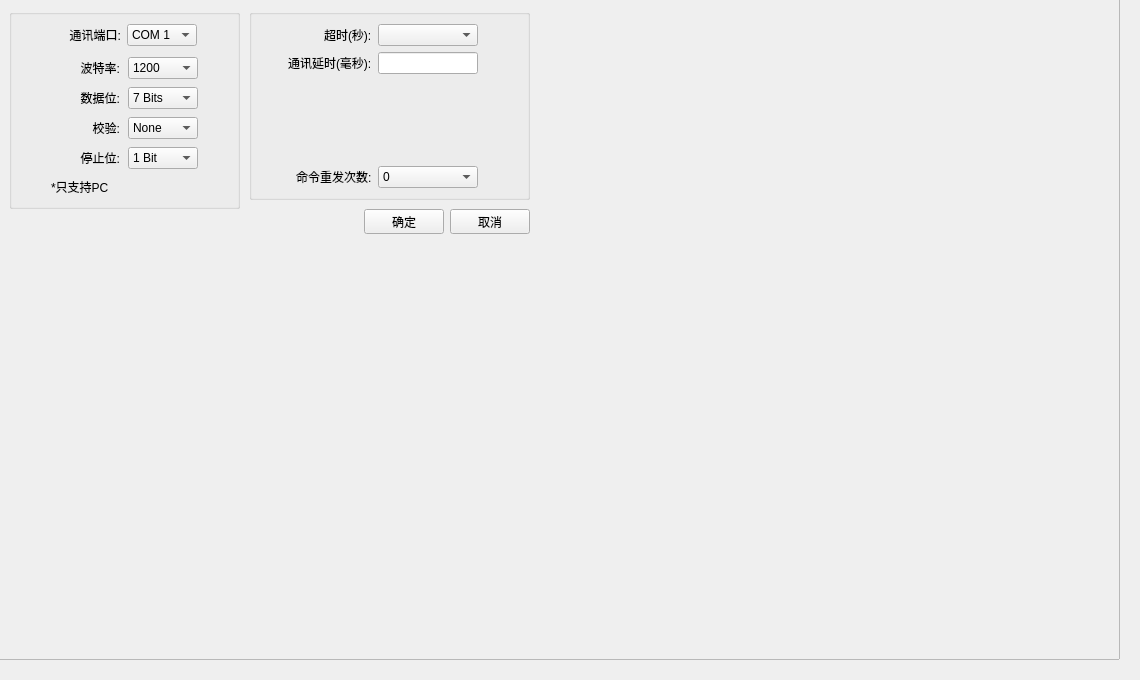
     <widget class="QWidget" name="ComConfigPage">
      <widget class="QFrame" name="frame_3">
       <property name="geometry">
        <rect>
         <x>-11</x>
         <y>-11</y>
         <width>1131</width>
         <height>671</height>
        </rect>
       </property>
       <property name="styleSheet">
        <string notr="true"/>
       </property>
       <property name="frameShape">
        <enum>QFrame::StyledPanel</enum>
       </property>
       <property name="frameShadow">
        <enum>QFrame::Raised</enum>
       </property>
       <widget class="QGroupBox" name="groupBox_5">
        <property name="geometry">
         <rect>
          <x>20</x>
          <y>20</y>
          <width>231</width>
          <height>200</height>
         </rect>
        </property>
        <property name="title">
         <string/>
        </property>
        <layout class="QVBoxLayout" name="verticalLayout_14">
         <item>
          <layout class="QHBoxLayout" name="horizontalLayout_14">
           <item>
            <spacer name="horizontalSpacer_20">
             <property name="orientation">
              <enum>Qt::Horizontal</enum>
             </property>
             <property name="sizeHint" stdset="0">
              <size>
               <width>40</width>
               <height>20</height>
              </size>
             </property>
            </spacer>
           </item>
           <item>
            <widget class="QLabel" name="label_5">
             <property name="minimumSize">
              <size>
               <width>70</width>
               <height>0</height>
              </size>
             </property>
             <property name="maximumSize">
              <size>
               <width>70</width>
               <height>16777203</height>
              </size>
             </property>
             <property name="text">
              <string>通讯端口:</string>
             </property>
             <property name="alignment">
              <set>Qt::AlignRight|Qt::AlignTrailing|Qt::AlignVCenter</set>
             </property>
            </widget>
           </item>
           <item>
            <widget class="QComboBox" name="CommunicationPort">
             <property name="minimumSize">
              <size>
               <width>70</width>
               <height>0</height>
              </size>
             </property>
             <property name="maximumSize">
              <size>
               <width>70</width>
               <height>16777215</height>
              </size>
             </property>
             <item>
              <property name="text">
               <string>COM 1</string>
              </property>
             </item>
             <item>
              <property name="text">
               <string>COM 2</string>
              </property>
             </item>
             <item>
              <property name="text">
               <string>COM 3</string>
              </property>
             </item>
             <item>
              <property name="text">
               <string>COM 4</string>
              </property>
             </item>
             <item>
              <property name="text">
               <string>COM 5</string>
              </property>
             </item>
             <item>
              <property name="text">
               <string>COM 6</string>
              </property>
             </item>
             <item>
              <property name="text">
               <string>COM 7</string>
              </property>
             </item>
             <item>
              <property name="text">
               <string>COM 8</string>
              </property>
             </item>
             <item>
              <property name="text">
               <string>COM 9</string>
              </property>
             </item>
            </widget>
           </item>
           <item>
            <spacer name="horizontalSpacer_21">
             <property name="orientation">
              <enum>Qt::Horizontal</enum>
             </property>
             <property name="sizeHint" stdset="0">
              <size>
               <width>40</width>
               <height>20</height>
              </size>
             </property>
            </spacer>
           </item>
          </layout>
         </item>
         <item>
          <spacer name="verticalSpacer_5">
           <property name="orientation">
            <enum>Qt::Vertical</enum>
           </property>
           <property name="sizeHint" stdset="0">
            <size>
             <width>20</width>
             <height>40</height>
            </size>
           </property>
          </spacer>
         </item>
         <item>
          <widget class="QWidget" name="ComInfoConfigWidget" native="true">
           <layout class="QVBoxLayout" name="verticalLayout_12">
            <property name="spacing">
             <number>8</number>
            </property>
            <property name="leftMargin">
             <number>0</number>
            </property>
            <property name="topMargin">
             <number>0</number>
            </property>
            <property name="rightMargin">
             <number>0</number>
            </property>
            <property name="bottomMargin">
             <number>0</number>
            </property>
            <item>
             <layout class="QHBoxLayout" name="horizontalLayout_20">
              <item>
               <spacer name="horizontalSpacer_26">
                <property name="orientation">
                 <enum>Qt::Horizontal</enum>
                </property>
                <property name="sizeHint" stdset="0">
                 <size>
                  <width>40</width>
                  <height>20</height>
                 </size>
                </property>
               </spacer>
              </item>
              <item>
               <widget class="QLabel" name="label_8">
                <property name="minimumSize">
                 <size>
                  <width>70</width>
                  <height>0</height>
                 </size>
                </property>
                <property name="maximumSize">
                 <size>
                  <width>70</width>
                  <height>16777203</height>
                 </size>
                </property>
                <property name="text">
                 <string>波特率:</string>
                </property>
                <property name="alignment">
                 <set>Qt::AlignRight|Qt::AlignTrailing|Qt::AlignVCenter</set>
                </property>
               </widget>
              </item>
              <item>
               <widget class="QComboBox" name="BaudRateCombox">
                <property name="minimumSize">
                 <size>
                  <width>70</width>
                  <height>0</height>
                 </size>
                </property>
                <property name="maximumSize">
                 <size>
                  <width>70</width>
                  <height>16777215</height>
                 </size>
                </property>
                <item>
                 <property name="text">
                  <string>1200</string>
                 </property>
                </item>
                <item>
                 <property name="text">
                  <string>2400</string>
                 </property>
                </item>
                <item>
                 <property name="text">
                  <string>4800</string>
                 </property>
                </item>
                <item>
                 <property name="text">
                  <string>9600</string>
                 </property>
                </item>
                <item>
                 <property name="text">
                  <string>14400</string>
                 </property>
                </item>
                <item>
                 <property name="text">
                  <string>19200</string>
                 </property>
                </item>
                <item>
                 <property name="text">
                  <string>28800</string>
                 </property>
                </item>
                <item>
                 <property name="text">
                  <string>38400</string>
                 </property>
                </item>
                <item>
                 <property name="text">
                  <string>57600</string>
                 </property>
                </item>
                <item>
                 <property name="text">
                  <string>76800</string>
                 </property>
                </item>
                <item>
                 <property name="text">
                  <string>115200</string>
                 </property>
                </item>
                <item>
                 <property name="text">
                  <string>187.5k</string>
                 </property>
                </item>
               </widget>
              </item>
              <item>
               <spacer name="horizontalSpacer_27">
                <property name="orientation">
                 <enum>Qt::Horizontal</enum>
                </property>
                <property name="sizeHint" stdset="0">
                 <size>
                  <width>40</width>
                  <height>20</height>
                 </size>
                </property>
               </spacer>
              </item>
             </layout>
            </item>
            <item>
             <layout class="QHBoxLayout" name="horizontalLayout_21">
              <item>
               <spacer name="horizontalSpacer_28">
                <property name="orientation">
                 <enum>Qt::Horizontal</enum>
                </property>
                <property name="sizeHint" stdset="0">
                 <size>
                  <width>40</width>
                  <height>20</height>
                 </size>
                </property>
               </spacer>
              </item>
              <item>
               <widget class="QLabel" name="label_9">
                <property name="minimumSize">
                 <size>
                  <width>70</width>
                  <height>0</height>
                 </size>
                </property>
                <property name="maximumSize">
                 <size>
                  <width>70</width>
                  <height>16777203</height>
                 </size>
                </property>
                <property name="text">
                 <string>数据位:</string>
                </property>
                <property name="alignment">
                 <set>Qt::AlignRight|Qt::AlignTrailing|Qt::AlignVCenter</set>
                </property>
               </widget>
              </item>
              <item>
               <widget class="QComboBox" name="DataBitCombox">
                <property name="minimumSize">
                 <size>
                  <width>70</width>
                  <height>0</height>
                 </size>
                </property>
                <property name="maximumSize">
                 <size>
                  <width>70</width>
                  <height>16777215</height>
                 </size>
                </property>
                <item>
                 <property name="text">
                  <string>7 Bits</string>
                 </property>
                </item>
                <item>
                 <property name="text">
                  <string>8 Bits</string>
                 </property>
                </item>
               </widget>
              </item>
              <item>
               <spacer name="horizontalSpacer_29">
                <property name="orientation">
                 <enum>Qt::Horizontal</enum>
                </property>
                <property name="sizeHint" stdset="0">
                 <size>
                  <width>40</width>
                  <height>20</height>
                 </size>
                </property>
               </spacer>
              </item>
             </layout>
            </item>
            <item>
             <layout class="QHBoxLayout" name="horizontalLayout_22">
              <item>
               <spacer name="horizontalSpacer_30">
                <property name="orientation">
                 <enum>Qt::Horizontal</enum>
                </property>
                <property name="sizeHint" stdset="0">
                 <size>
                  <width>40</width>
                  <height>20</height>
                 </size>
                </property>
               </spacer>
              </item>
              <item>
               <widget class="QLabel" name="label_10">
                <property name="minimumSize">
                 <size>
                  <width>70</width>
                  <height>0</height>
                 </size>
                </property>
                <property name="maximumSize">
                 <size>
                  <width>70</width>
                  <height>16777203</height>
                 </size>
                </property>
                <property name="text">
                 <string>校验:</string>
                </property>
                <property name="alignment">
                 <set>Qt::AlignRight|Qt::AlignTrailing|Qt::AlignVCenter</set>
                </property>
               </widget>
              </item>
              <item>
               <widget class="QComboBox" name="CheckBitCombox">
                <property name="minimumSize">
                 <size>
                  <width>70</width>
                  <height>0</height>
                 </size>
                </property>
                <property name="maximumSize">
                 <size>
                  <width>70</width>
                  <height>16777215</height>
                 </size>
                </property>
                <item>
                 <property name="text">
                  <string>None</string>
                 </property>
                </item>
                <item>
                 <property name="text">
                  <string>Even</string>
                 </property>
                </item>
                <item>
                 <property name="text">
                  <string>Once</string>
                 </property>
                </item>
               </widget>
              </item>
              <item>
               <spacer name="horizontalSpacer_31">
                <property name="orientation">
                 <enum>Qt::Horizontal</enum>
                </property>
                <property name="sizeHint" stdset="0">
                 <size>
                  <width>40</width>
                  <height>20</height>
                 </size>
                </property>
               </spacer>
              </item>
             </layout>
            </item>
            <item>
             <layout class="QHBoxLayout" name="horizontalLayout_23">
              <item>
               <spacer name="horizontalSpacer_32">
                <property name="orientation">
                 <enum>Qt::Horizontal</enum>
                </property>
                <property name="sizeHint" stdset="0">
                 <size>
                  <width>40</width>
                  <height>20</height>
                 </size>
                </property>
               </spacer>
              </item>
              <item>
               <widget class="QLabel" name="label_11">
                <property name="minimumSize">
                 <size>
                  <width>70</width>
                  <height>0</height>
                 </size>
                </property>
                <property name="maximumSize">
                 <size>
                  <width>70</width>
                  <height>16777203</height>
                 </size>
                </property>
                <property name="text">
                 <string>停止位:</string>
                </property>
                <property name="alignment">
                 <set>Qt::AlignRight|Qt::AlignTrailing|Qt::AlignVCenter</set>
                </property>
               </widget>
              </item>
              <item>
               <widget class="QComboBox" name="StopBitCombox">
                <property name="minimumSize">
                 <size>
                  <width>70</width>
                  <height>0</height>
                 </size>
                </property>
                <property name="maximumSize">
                 <size>
                  <width>70</width>
                  <height>16777215</height>
                 </size>
                </property>
                <item>
                 <property name="text">
                  <string>1 Bit</string>
                 </property>
                </item>
                <item>
                 <property name="text">
                  <string>2 Bits</string>
                 </property>
                </item>
               </widget>
              </item>
              <item>
               <spacer name="horizontalSpacer_33">
                <property name="orientation">
                 <enum>Qt::Horizontal</enum>
                </property>
                <property name="sizeHint" stdset="0">
                 <size>
                  <width>40</width>
                  <height>20</height>
                 </size>
                </property>
               </spacer>
              </item>
             </layout>
            </item>
            <item>
             <layout class="QHBoxLayout" name="horizontalLayout_24">
              <item>
               <spacer name="horizontalSpacer_34">
                <property name="orientation">
                 <enum>Qt::Horizontal</enum>
                </property>
                <property name="sizeType">
                 <enum>QSizePolicy::Fixed</enum>
                </property>
                <property name="sizeHint" stdset="0">
                 <size>
                  <width>30</width>
                  <height>20</height>
                 </size>
                </property>
               </spacer>
              </item>
              <item>
               <widget class="QLabel" name="label_12">
                <property name="text">
                 <string>*只支持PC</string>
                </property>
               </widget>
              </item>
              <item>
               <spacer name="horizontalSpacer_35">
                <property name="orientation">
                 <enum>Qt::Horizontal</enum>
                </property>
                <property name="sizeHint" stdset="0">
                 <size>
                  <width>40</width>
                  <height>20</height>
                 </size>
                </property>
               </spacer>
              </item>
             </layout>
            </item>
           </layout>
          </widget>
         </item>
        </layout>
       </widget>
       <widget class="QGroupBox" name="CommOverTimeGroupbox">
        <property name="geometry">
         <rect>
          <x>260</x>
          <y>20</y>
          <width>281</width>
          <height>191</height>
         </rect>
        </property>
        <property name="title">
         <string/>
        </property>
        <layout class="QVBoxLayout" name="verticalLayout_13">
         <item>
          <layout class="QHBoxLayout" name="horizontalLayout_25">
           <item>
            <spacer name="horizontalSpacer_36">
             <property name="orientation">
              <enum>Qt::Horizontal</enum>
             </property>
             <property name="sizeHint" stdset="0">
              <size>
               <width>40</width>
               <height>20</height>
              </size>
             </property>
            </spacer>
           </item>
           <item>
            <widget class="QLabel" name="label_13">
             <property name="text">
              <string>超时(秒):</string>
             </property>
            </widget>
           </item>
           <item>
            <widget class="QComboBox" name="OvertimeCombox">
             <property name="minimumSize">
              <size>
               <width>100</width>
               <height>0</height>
              </size>
             </property>
             <property name="maximumSize">
              <size>
               <width>100</width>
               <height>16777215</height>
              </size>
             </property>
            </widget>
           </item>
           <item>
            <spacer name="horizontalSpacer_37">
             <property name="orientation">
              <enum>Qt::Horizontal</enum>
             </property>
             <property name="sizeType">
              <enum>QSizePolicy::Fixed</enum>
             </property>
             <property name="sizeHint" stdset="0">
              <size>
               <width>40</width>
               <height>20</height>
              </size>
             </property>
            </spacer>
           </item>
          </layout>
         </item>
         <item>
          <layout class="QHBoxLayout" name="horizontalLayout_26">
           <item>
            <spacer name="horizontalSpacer_38">
             <property name="orientation">
              <enum>Qt::Horizontal</enum>
             </property>
             <property name="sizeHint" stdset="0">
              <size>
               <width>40</width>
               <height>20</height>
              </size>
             </property>
            </spacer>
           </item>
           <item>
            <widget class="QLabel" name="label_14">
             <property name="text">
              <string>通讯延时(毫秒):</string>
             </property>
            </widget>
           </item>
           <item>
            <widget class="QLineEdit" name="CommunicateDelayTime">
             <property name="minimumSize">
              <size>
               <width>100</width>
               <height>0</height>
              </size>
             </property>
             <property name="maximumSize">
              <size>
               <width>100</width>
               <height>16777215</height>
              </size>
             </property>
            </widget>
           </item>
           <item>
            <spacer name="horizontalSpacer_39">
             <property name="orientation">
              <enum>Qt::Horizontal</enum>
             </property>
             <property name="sizeType">
              <enum>QSizePolicy::Fixed</enum>
             </property>
             <property name="sizeHint" stdset="0">
              <size>
               <width>40</width>
               <height>20</height>
              </size>
             </property>
            </spacer>
           </item>
          </layout>
         </item>
         <item>
          <spacer name="verticalSpacer_2">
           <property name="orientation">
            <enum>Qt::Vertical</enum>
           </property>
           <property name="sizeHint" stdset="0">
            <size>
             <width>20</width>
             <height>84</height>
            </size>
           </property>
          </spacer>
         </item>
         <item>
          <layout class="QHBoxLayout" name="horizontalLayout_27">
           <item>
            <spacer name="horizontalSpacer_40">
             <property name="orientation">
              <enum>Qt::Horizontal</enum>
             </property>
             <property name="sizeHint" stdset="0">
              <size>
               <width>40</width>
               <height>20</height>
              </size>
             </property>
            </spacer>
           </item>
           <item>
            <widget class="QLabel" name="label_15">
             <property name="text">
              <string>命令重发次数:</string>
             </property>
            </widget>
           </item>
           <item>
            <widget class="QComboBox" name="CommandResendTimes">
             <property name="minimumSize">
              <size>
               <width>100</width>
               <height>0</height>
              </size>
             </property>
             <property name="maximumSize">
              <size>
               <width>100</width>
               <height>16777215</height>
              </size>
             </property>
             <item>
              <property name="text">
               <string>0</string>
              </property>
             </item>
             <item>
              <property name="text">
               <string>1</string>
              </property>
             </item>
             <item>
              <property name="text">
               <string>2</string>
              </property>
             </item>
             <item>
              <property name="text">
               <string>3</string>
              </property>
             </item>
            </widget>
           </item>
           <item>
            <spacer name="horizontalSpacer_41">
             <property name="orientation">
              <enum>Qt::Horizontal</enum>
             </property>
             <property name="sizeType">
              <enum>QSizePolicy::Fixed</enum>
             </property>
             <property name="sizeHint" stdset="0">
              <size>
               <width>40</width>
               <height>20</height>
              </size>
             </property>
            </spacer>
           </item>
          </layout>
         </item>
        </layout>
       </widget>
       <widget class="QWidget" name="layoutWidget">
        <property name="geometry">
         <rect>
          <x>20</x>
          <y>220</y>
          <width>521</width>
          <height>25</height>
         </rect>
        </property>
        <layout class="QHBoxLayout" name="horizontalLayout_28">
         <item>
          <spacer name="horizontalSpacer_42">
           <property name="orientation">
            <enum>Qt::Horizontal</enum>
           </property>
           <property name="sizeHint" stdset="0">
            <size>
             <width>40</width>
             <height>20</height>
            </size>
           </property>
          </spacer>
         </item>
         <item>
          <widget class="QPushButton" name="ConfigComDataOKBtn">
           <property name="text">
            <string>确定</string>
           </property>
          </widget>
         </item>
         <item>
          <widget class="QPushButton" name="ConfigComDataCancelBtn">
           <property name="text">
            <string>取消</string>
           </property>
          </widget>
         </item>
        </layout>
       </widget>
      </widget>
     </widget>
